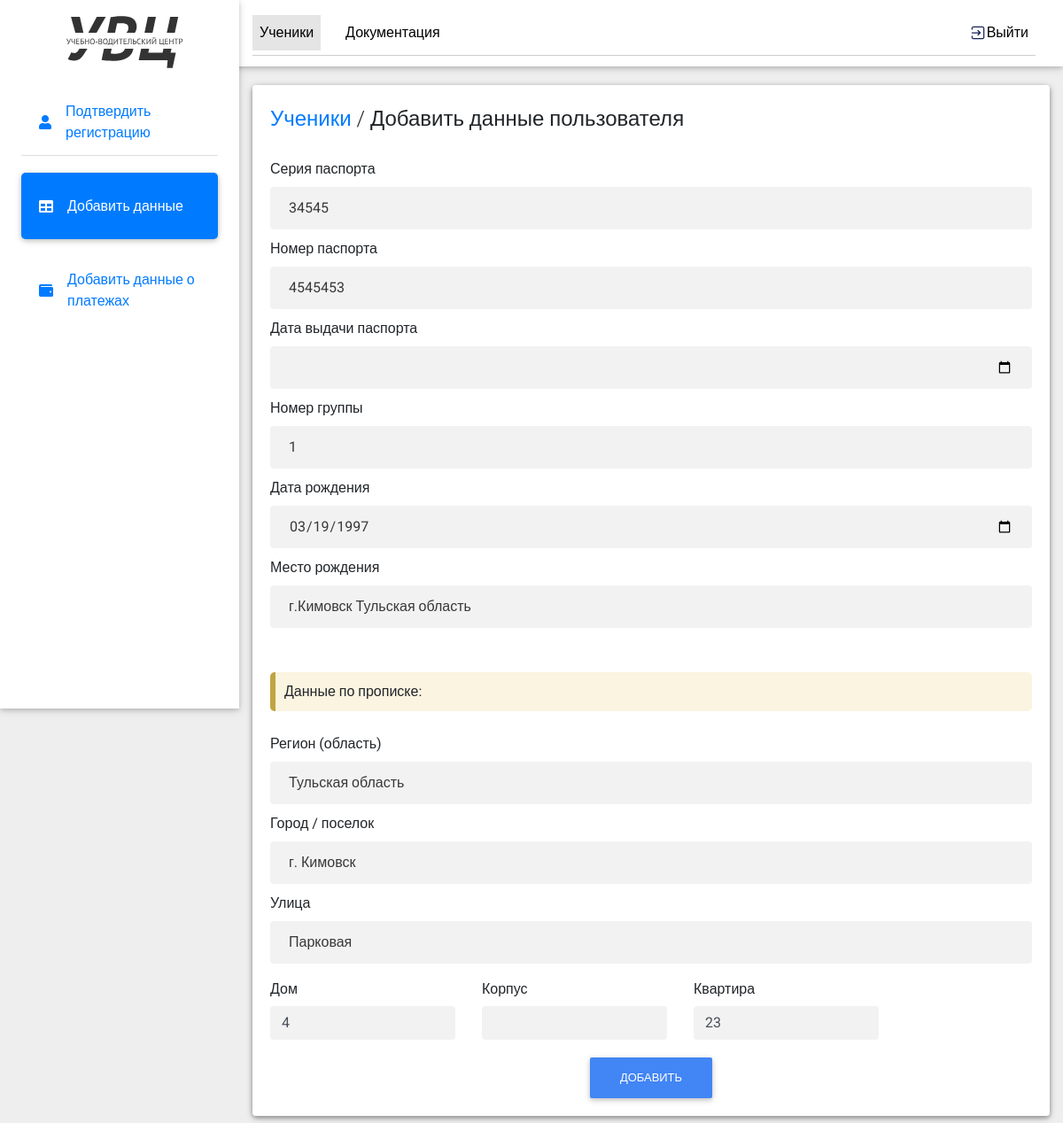
Before: /users/user_profile/manager_add_users_data/add_data/13/ with the older database file.
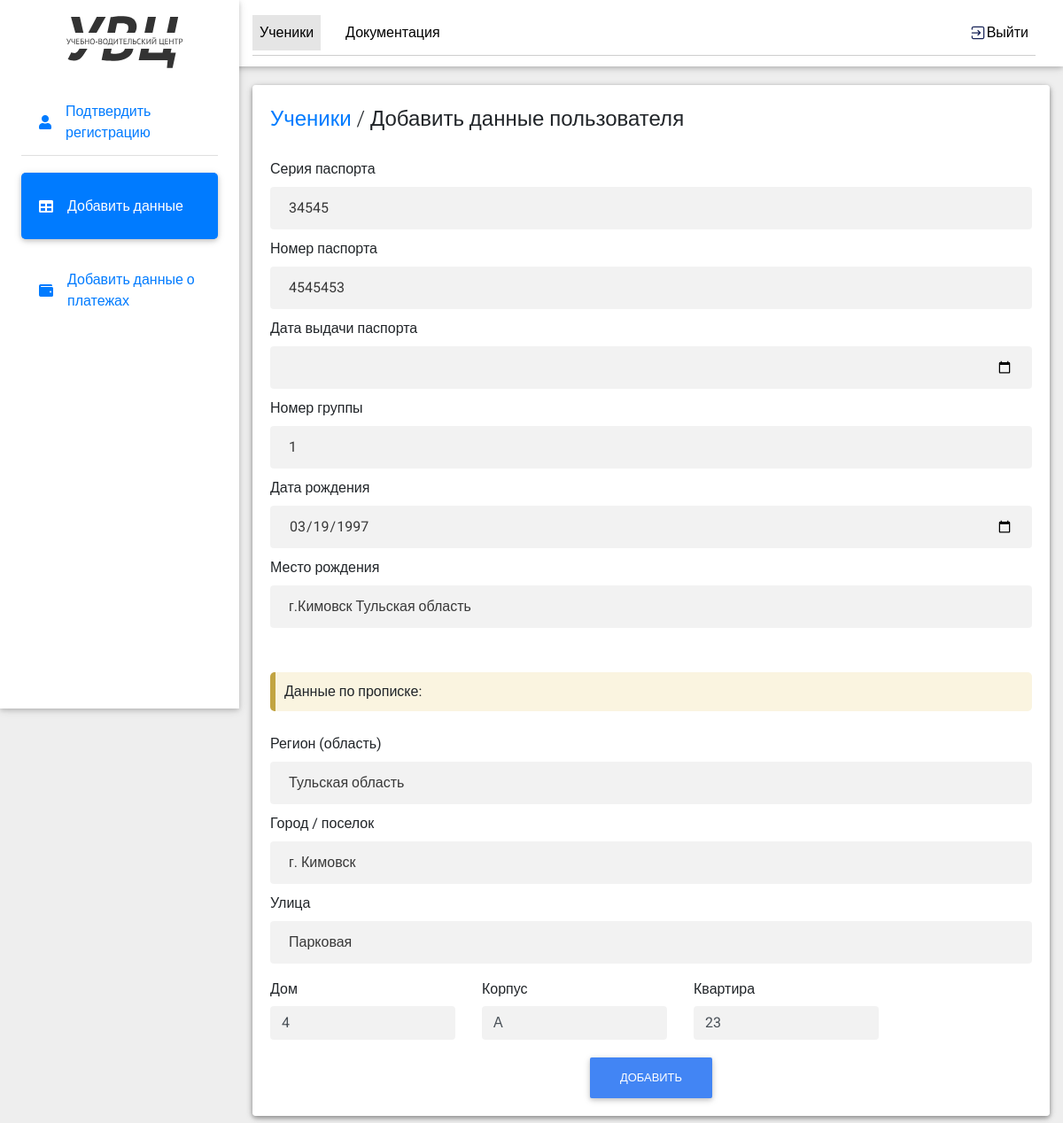
After: the same page with the newer database file.
### users/models.py (models this page shows, shortened)
class UserData(models.Model):
    user = models.OneToOneField(User, on_delete=models.CASCADE)
    passport_series = models.CharField(max_length=20,null=True)
    passport_number = models.CharField(max_length=20,null=True)
    group_number = models.CharField(max_length=20,null=True)
    date_of_birth = models.DateField(null=True, blank=True)
    region = models.CharField(max_length=35,null=True)
    city_or_village = models.CharField(max_length=50,null=True)
    street = models.CharField(max_length=40,null=True)
    house = models.CharField(max_length=10,null=True)
    corps = models.CharField(max_length=5, null=True)
    apartment = models.CharField(max_length=10, null=True)
    place_of_birth= models.CharField(max_length=70, null=True)
    passport_date = models.DateField(null=True, blank=True)

### users/views.py (the view)
# urls.py: path('user_profile/manager_add_users_data/add_data/<int:user_id>/', add_user_data, name='add_user_data'),
def add_user_data(request, user_id):
    user = User.objects.get(id=user_id)
    user_data, created = UserData.objects.get_or_create(user=user)
    formatted_date = user_data.date_of_birth.strftime('%Y-%m-%d') if user_data.date_of_birth else None
    if request.method == 'POST':
        form = UserDataForm(request.POST, instance=user_data)
        if form.is_valid():
            form.save()
            return redirect('manager_add_users_data')
    else:
        form = UserDataForm(instance=user_data)
    return render(request, 'add_user_data.html', {'user': user, 'form': form, 'formatted_date': formatted_date})

### users/forms.py
class UserDataForm(forms.ModelForm):
    class Meta:
        model = UserData
        fields = ['passport_series', 'passport_number', 'group_number', 'date_of_birth', 'region', 'city_or_village', 'street', 'house', 'corps', 'apartment', 'place_of_birth', 'passport_date']
        widgets = {
            'date_of_birth': forms.DateInput(attrs={'type': 'date'}),
            'passport_date': forms.DateInput(attrs={'type': 'date'}),
        }
    def __init__(self, *args, **kwargs):
        super(UserDataForm, self).__init__(*args, **kwargs)
        for field in self.fields.values():
            field.required = False

### templates/add_user_data.html (shortened to what the changed rows need)
{% load static %}
<!DOCTYPE html>
<html lang="en">
<head>
  <link rel="stylesheet" href="https://use.fontawesome.com/releases/v5.11.2/css/all.css">
  <link rel="stylesheet" href="{% static 'css/bootstrap.min.css' %}">
  <link rel="stylesheet" href="{% static 'css/mdb.min.css' %}">
  <link rel="stylesheet" href="{% static 'css/style.css' %}">
</head>
<body class="grey lighten-3">
    <main class="pt-5 max-lg-5">
        <div class="container-fluid mt-5">
            <div class="card mb-4 wow fadeIn">
                <div class="card body d-sm-flex justify-content-between card-manager">
                    <form method="post" class="add-data-form">
                        <div class="input-add-data">
                            <label class="form-label" for="{{form.passport_series.id_for_label}}">Серия паспорта</label>
                            {{form.passport_series}}
                        </div>
                        <div class="input-add-data">
                            <label class="form-label" for="{{form.passport_number.id_for_label}}">Номер паспорта</label>
                            {{form.passport_number}}
                        </div>
                        <div class="input-add-data">
                          <label class="form-label" for="{{form.passport_date.id_for_label}}">Дата выдачи паспорта</label>
                          {{form.passport_date}}
                        </div>
                        <div class="input-add-data">
                            <label class="form-label" for="{{form.group_number.id_for_label}}">Номер группы</label>
                            {{form.group_number}}
                        </div>
                        <div class="input-add-data">
                          <label class="form-label" for="{{form.place_of_birth.id_for_label}}">Место рождения</label>
                          {{form.place_of_birth}}
                        </div>
                        <div class="input-add-data">
                          <label class="form-label" for="{{form.region.id_for_label}}">Регион (область)</label>
                          {{form.region}}
                        </div>
                        <div class="input-add-data">
                          <label class="form-label" for="{{form.city_or_village.id_for_label}}">Город / поселок</label>
                          {{form.city_or_village}}
                        </div>
                        <div class="input-add-data">
                          <label class="form-label" for="{{form.street.id_for_label}}">Улица</label>
                          {{form.street}}
                        </div>
                        <div class="row g-3 align-items-center input-row">
                          <div class="col-auto">
                            <label for="{{form.house.id_for_label}}" class="col-form-label">Дом</label>
                            {{form.house}}
                          </div>
                          <div class="col-auto">
                            <label for="{{form.corps.id_for_label}}" class="col-form-label">Корпус</label>
                            {{form.corps}}
                          </div>
                          <div class="col-auto">
                            <label for="{{form.apartment.id_for_label}}" class="col-form-label">Квартира</label>
                            {{form.apartment}}
                          </div>
                        </div>
                    </form>
                </div>
            </div>
        </div>
    </main>
</body>
</html>

Changed rows visible on the page:
changed UserData "г.Кимовск Тульская область": corps (not shown) → "А"
